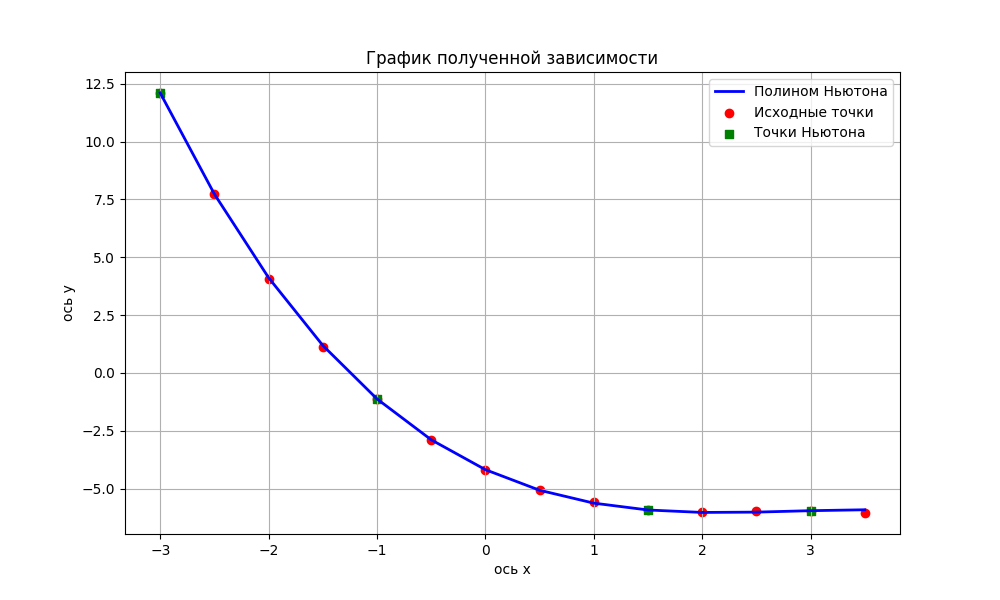

The Python source for this figure:
import numpy as np
import matplotlib.pyplot as plt
import pandas as pd  # Для таблицы

# Исходные точки
points = [
    (-3.0, 12.10), 
    (-2.5, 7.73), 
    (-2.0, 4.08), 
    (-1.5, 1.11),
    (-1.0, -1.12), 
    (-0.5, -2.91), 
    (0.0, -4.18), 
    (0.5, -5.05),
    (1.0, -5.58), 
    (1.5, -5.92), 
    (2.0, -6.00), 
    (2.5, -5.95),
    (3.0, -5.95), 
    (3.5, -6.05)
]

# Выбранные точки для полинома Ньютона
newton_points = [points[0], points[4], points[9], points[12]]

# Функция для полинома Ньютона
def newton_interpolation(x, points):
    def divided_differences(points):
        n = len(points)
        coef = np.zeros([n, n])
        for i, (_, y) in enumerate(points):
            coef[i][0] = y

        for j in range(1, n):
            for i in range(n - j):
                xi, _ = points[i]
                xj, _ = points[i + j]
                coef[i][j] = (coef[i + 1][j - 1] - coef[i][j - 1]) / (xj - xi)
        return coef[0]

    coefs = divided_differences(points)
    result = coefs[0]
    for i in range(1, len(points)):
        term = coefs[i]
        for j in range(i):
            term *= (x - points[j][0])
        result += term
    return result

# Создаём массив x для построения плавного графика
x_vals = np.linspace(-3, 3.5, 14)
y_newton = [newton_interpolation(x, newton_points) for x in x_vals]

# Таблица значений методом Ньютона
table_data = {
    "x": x_vals,
    "y (Ньютон)": y_newton
}
df = pd.DataFrame(table_data)

# Сохранение таблицы в Excel
excel_file = "newton_interpolation_table.xlsx"
try:
    df.to_excel(excel_file, index=False)
    print(f"Таблица сохранена в файл: {excel_file}")
except ModuleNotFoundError:
    print("Ошибка: для записи в Excel требуется установить библиотеку 'openpyxl'.")
    print("Установите её командой: pip install openpyxl")

# Исходные точки для отображения
x_points, y_points = zip(*points)
x_newton, y_newton_points = zip(*newton_points)

# Построение графика
plt.figure(figsize=(10, 6))
plt.plot(x_vals, y_newton, label="Полином Ньютона", color="blue", linewidth=2)
plt.scatter(x_points, y_points, color="red", label="Исходные точки")
plt.scatter(x_newton, y_newton_points, color="green", label="Точки Ньютона", marker="s")

# Настройка отображения
plt.title("График полученной зависимости")
plt.xlabel("ось x")
plt.ylabel("ось y")
plt.legend()
plt.grid()

# Сохранение графика
plt.savefig("graph_newton_interpolation.png")
plt.show()
